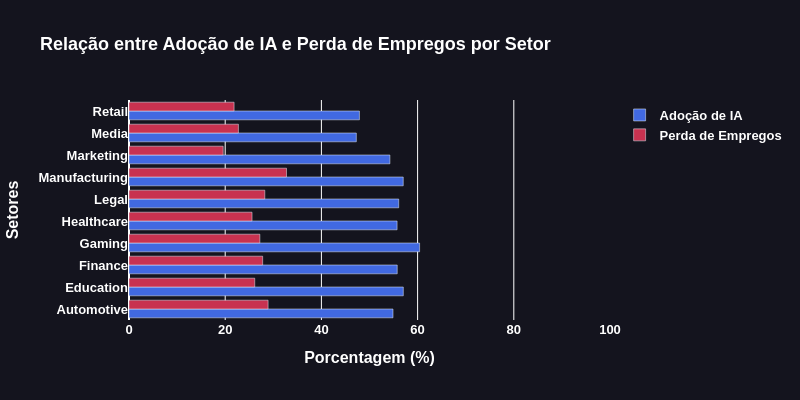

The notebook cell this image was saved under:
### Code cell
fig2.update_layout(
    title='Relação entre Adoção de IA e Perda de Empregos por Setor',
    xaxis_title='Porcentagem (%)',
    yaxis_title='Setores',
    font=dict(
        color="white",            # Cor para ambos eixos
        family="Arial",
        size=13,
        weight='bold'
    ),
    xaxis_range=[0, 100],  # Fixa o eixo Y de 0 a 100%
    height=400,            
    width=800,   
    barmode='group',
    plot_bgcolor='rgba(0, 0, 0, 0)',
    paper_bgcolor='rgba(20, 20, 30, 1)'
)

fig2.show()

### Figure 1 — Plotly figure (JSON) as saved in the notebook; plotly's stock layout.template omitted (floating-point values rounded to 4 significant figures)
{"data": [{"marker": {"color": "royalblue"}, "name": "Adoção de IA", "orientation": "h", "type": "bar", "x": [54.89, 57.03, 55.76, 60.42, 55.73, 56.08, 57.01, 54.24, 47.26, 47.91], "y": ["Automotive", "Education", "Finance", "Gaming", "Healthcare", "Legal", "Manufacturing", "Marketing", "Media", "Retail"]}, {"marker": {"color": "rgba(200, 50, 80, 1)"}, "name": "Perda de Empregos", "orientation": "h", "type": "bar", "x": [28.92, 26.14, 27.79, 27.2, 25.58, 28.23, 32.75, 19.58, 22.75, 21.85], "y": ["Automotive", "Education", "Finance", "Gaming", "Healthcare", "Legal", "Manufacturing", "Marketing", "Media", "Retail"]}], "layout": {"barmode": "group", "font": {"color": "white", "family": "Arial", "size": 13, "weight": "bold"}, "height": 400, "paper_bgcolor": "rgba(20, 20, 30, 1)", "plot_bgcolor": "rgba(0, 0, 0, 0)", "title": {"text": "Relação entre Adoção de IA e Perda de Empregos por Setor"}, "width": 800, "xaxis": {"range": [0, 100], "title": {"text": "Porcentagem (%)"}}, "yaxis": {"title": {"text": "Setores"}}}}
